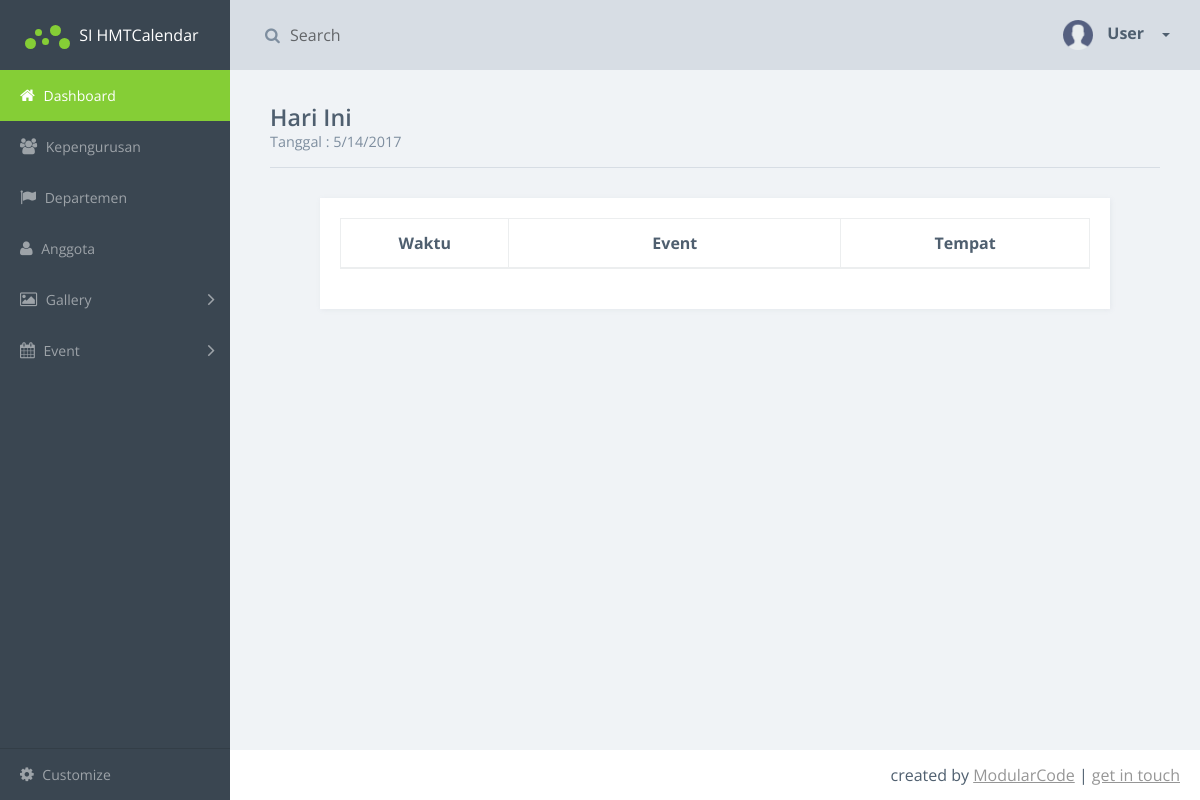
/index.php/event_controller/list_event_today2, run on an earlier commit of the app's database.
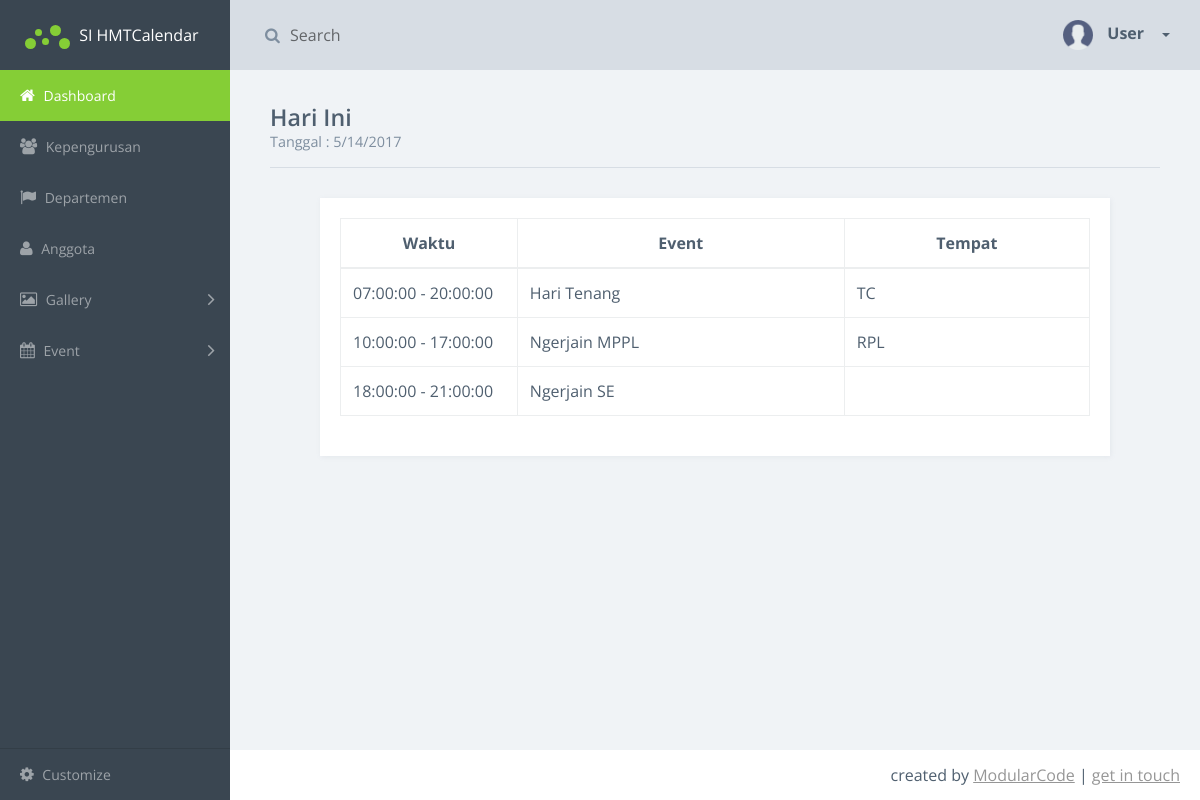
And on a later commit of the database.
### tables this page shows
CREATE TABLE `kegiatan` (
  `id_event` int(11) NOT NULL,
  `id_departemen` int(11) DEFAULT NULL,
  `nama_event` varchar(100) DEFAULT NULL,
  `tanggal_mulai` date DEFAULT NULL,
  `jam_mulai` time NOT NULL,
  `tanggal_selesai` date DEFAULT NULL,
  `jam_selesai` time NOT NULL,
  `tempat` varchar(100) DEFAULT NULL
);

### application/controllers/event_controller.php (called while the page is built, shortened)
<?php
class event_controller extends CI_Controller {
	public function list_event_today2()
	{
		$data['listevent'] 	= $this->Kegiatan->event_today();
		$this->load->view('user/dashboard',$data);
	}
}

### index.php (called while the page is built, shortened)
<?php
require_once BASEPATH.'core/CodeIgniter.php';

### application/models/Kegiatan.php (called while the page is built)
<?php
class Kegiatan extends CI_Model{
	function event_today(){
		$curr_date = date("Y-m-d");
		$listevent = $this->db->query("select nama_event, tanggal_mulai, jam_mulai, tanggal_selesai, jam_selesai, tempat from kegiatan where tanggal_mulai = '$curr_date'");
		return $listevent->result();
	}
}

### application/views/user/dashboard.php (the view, shortened to what the changed rows need)
<!doctype html>
<html class="no-js" lang="en">
    <head>
        <link rel="stylesheet" href="<?php echo base_url(); ?>css/vendor.css">
    </head>
    <body>
        <div class="main-wrapper">
            <div class="app" id="app">
                <article class="content static-tables-page">
                    <div class="title-block">
                        <h1 class="title"> Hari Ini </h1>
                    </div>
                    <section class="section">
                        <div class="row">
                            <div class="col-md-12">
                                <div class="card" id="table-right">
                                    <div class="card-block">
                                        <section class="example">
                                            <table class="table table-bordered">
                                                <thead>
                                                    <tr>
                                                        <th style="width: 10%">Waktu</th>
                                                        <th style="width: 20%">Event</th>
                                                        <th style="width: 15%">Tempat</th>
                                                    </tr>
                                                </thead>
                                                <tbody>
                                                    <?php
                                                        foreach ($listevent as $row)
                                                         {
                                                            echo "
                                                                <tr>
                                                                    <td >$row->jam_mulai - $row->jam_selesai </td>
                                                                    <td>$row->nama_event</td>
                                                                    <td >$row->tempat </td>
                                                                </tr>
                                                            ";
                                                        }
                                                    ?>
                                                </tbody>
                                            </table>
                                        </section>
                                    </div>
                                </div>
                            </div>
                    </section>
                </article>
            </div>
        </div>
    </body>
</html>

What changed in the data, as far as the page shows it:
added kegiatan: jam_mulai "07:00:00", jam_selesai "20:00:00", nama_event "Hari Tenang", tempat "TC"
added kegiatan: jam_mulai "10:00:00", jam_selesai "17:00:00", nama_event "Ngerjain MPPL", tempat "RPL"
added kegiatan: jam_mulai "18:00:00", jam_selesai "21:00:00", nama_event "Ngerjain SE"
